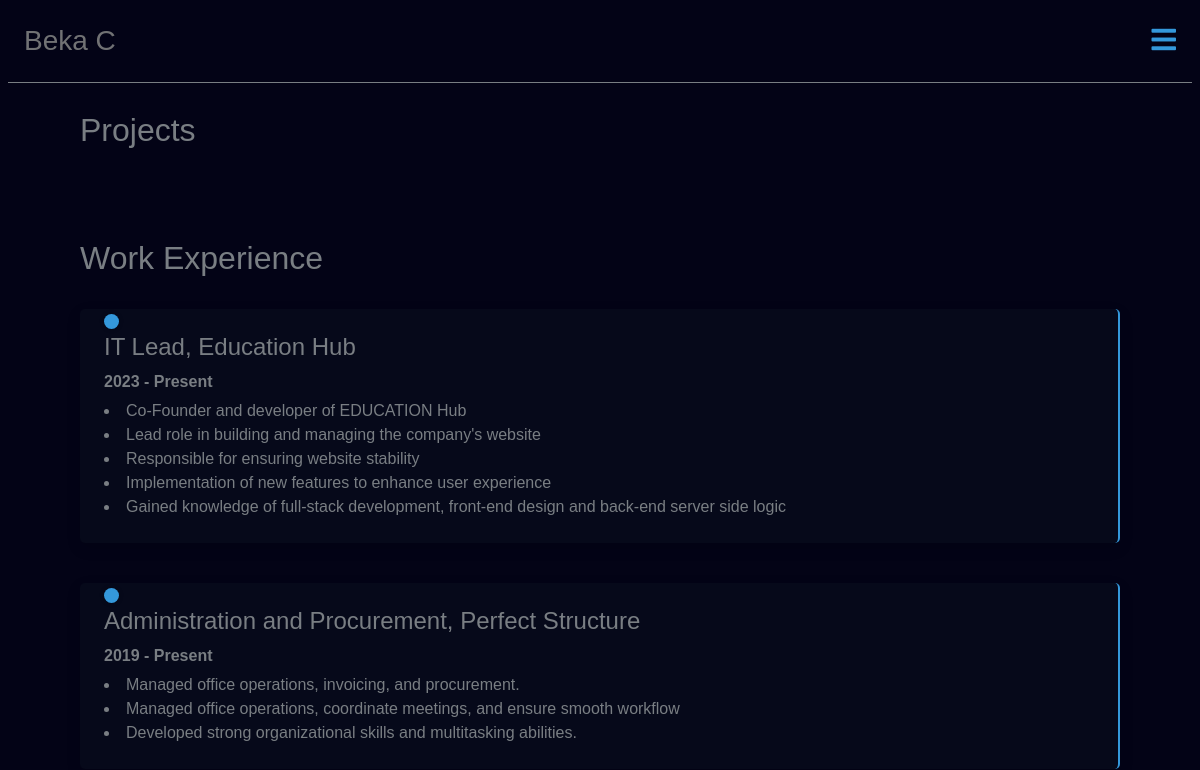
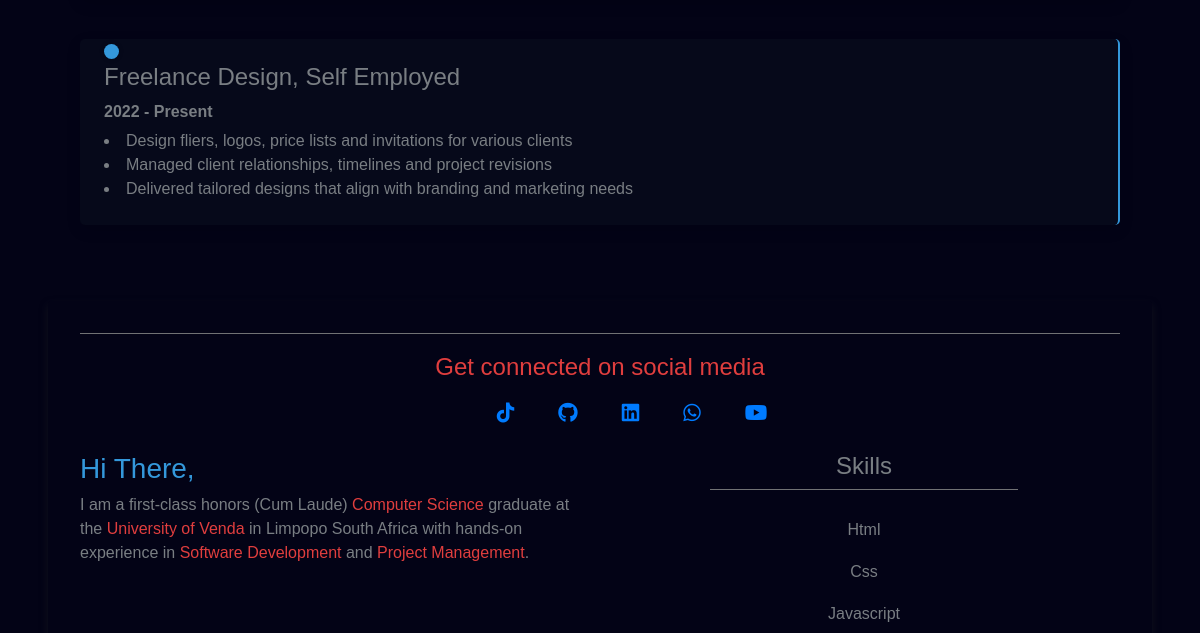
Page /experience (upper part) on the earlier database version (2 pictures, top to bottom).
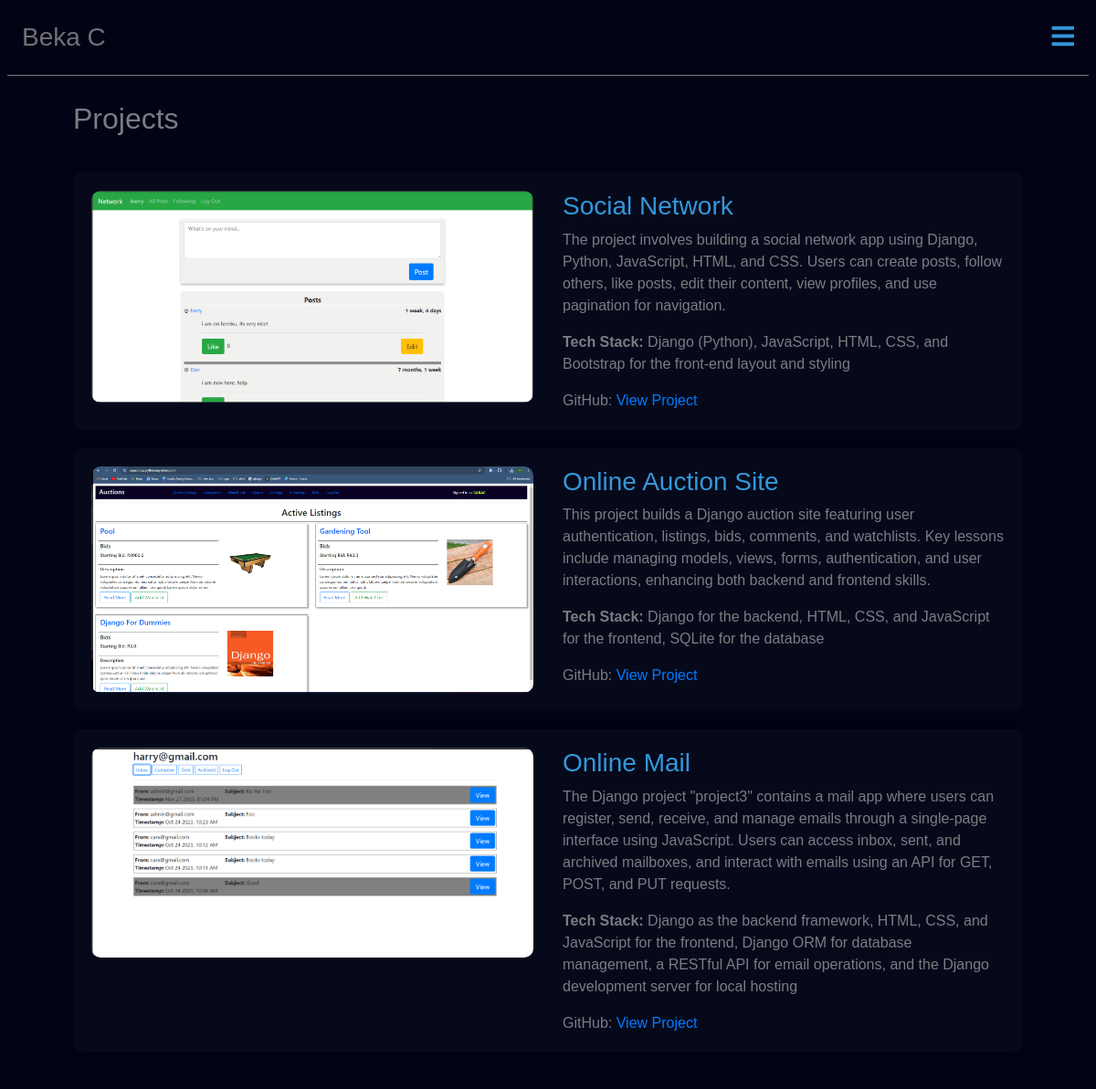
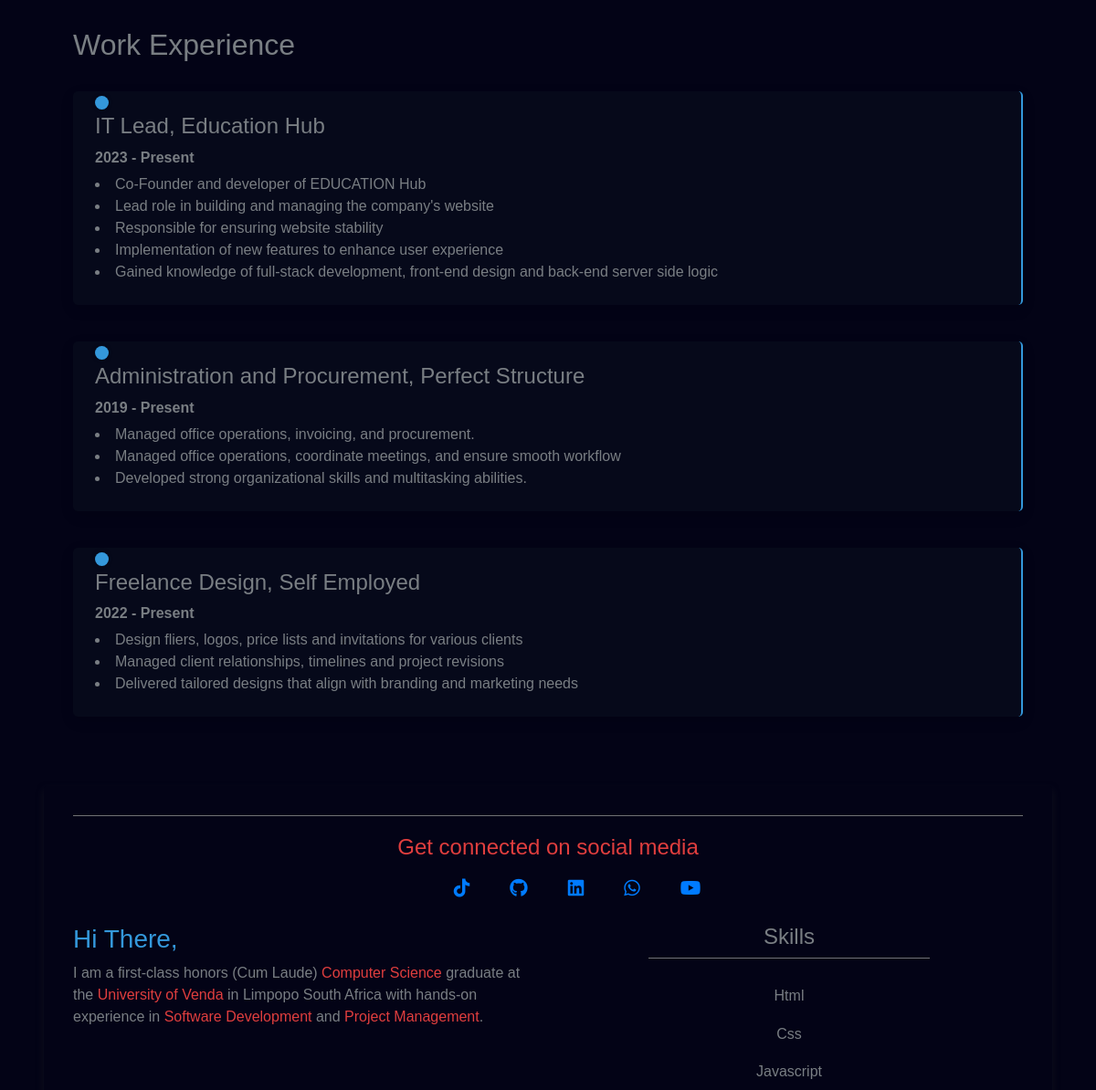
Same page on the later database version (2 pictures, top to bottom).
### resume/models.py (models this page shows, shortened)
class Project(models.Model):
    title = models.CharField(max_length=200)
    description = models.TextField()
    tech_stack = models.CharField(max_length=400)
    github_link = models.CharField(max_length=300)
    image = models.ImageField(upload_to='media/')

### resume/views.py (the view)
# urls.py: path('experience', views.experience, name="experience"),
def experience(request):
    projects = Project.objects.all()
    context = {'projects': projects}
    return render( request, 'portfolio/experience.html' , context)

### resume/templates/portfolio/experience.html (shortened to what this page needs)
{% extends 'portfolio/home.html' %}
{% load static %}
{% block body %}
<div class="experience-section">
    <div class="projects-section">
      <h2>Projects</h2>
        {% for project in projects %}
      <div class="project-card" id="project1" data-aos="fade-up">
        <span>
            <img src="{{project.image.url}}" alt="{{project.title}}">
        </span>
       <span>
        <h3>{{project.title}}</h3>
        <p>
            {{project.description}}
        </p>
        <p><strong>Tech Stack:</strong> {{project.tech_stack}}</p>
        <span>GitHub: <a href="{{project.github_link}}" target="_blank" class="project-links">View Project</a></span>
       </span>
       </div>
       {% endfor %}
    </div>
    <div class="experience-timeline2">
      <h2>Work Experience</h2>
      <div class="timeline-item2" data-aos="fade-up">
        <h4>IT Lead, Education Hub</h4>
        <span>2023 - Present</span>
        <li>Co-Founder and developer of EDUCATION Hub</li>
        <li>
            Lead role in building and managing the company's website
        </li>
        <li>
            Responsible for ensuring website stability
        </li>
        <li>
            Implementation of new features to enhance user experience
        </li>
        <li>
            Gained knowledge of full-stack development, front-end design and back-end server side logic
        </li>
      </div>
      <div class="timeline-item2" data-aos="fade-up">
        <h4>Administration and Procurement, Perfect Structure</h4>
        <span>2019 - Present</span>
        <li>Managed office operations, invoicing, and procurement. </li>
        <li>
            Managed office operations, coordinate meetings, and ensure smooth workflow
        </li>
        <li>
            Developed strong organizational skills and multitasking abilities.
        </li>
      </div>
      <div class="timeline-item2" data-aos="fade-up">
        <h4>Freelance Design, Self Employed</h4>
        <span>2022 - Present</span>
        <li>Design fliers, logos, price lists and invitations for various clients </li>
        <li>
            Managed client relationships, timelines and project revisions
        </li>
        <li>
           Delivered tailored designs that align with branding and marketing needs
        </li>
      </div>
    </div>
  </div>
{% endblock %}

### resume/templates/portfolio/home.html (shortened to what this page needs)
{% load static %}
<!DOCTYPE html>
<html lang="en">
<head>
    <link rel="stylesheet" href="{% static 'css/styles.css' %}">
    <link href="https://cdn.jsdelivr.net/npm/aos@2.3.4/dist/aos.css" rel="stylesheet">
    <link rel="stylesheet" href="https://stackpath.bootstrapcdn.com/bootstrap/4.4.1/css/bootstrap.min.css">
    <link rel="stylesheet" href="https://use.fontawesome.com/releases/v5.15.4/css/all.css"/>
</head>
<body class="main-body">
    <div class="nbr">
        <div class="nav-section-1">
            <h3>Beka C</h3>
        </div>
        <div class="nav-drop-icon" id="mobile-menu">
            <h3 id="nav-toggle">
                <i class="fas fa-bars"></i>
            </h3>
        </div>
    </div>
   <div class="main-container">
    {% block body %}
    {% endblock %}
   </div>
    <div class="footer" data-aos="fade-up">
       <span class="ft-bd">
       </span>
        <div class="footer-sec-1">
            <div class="footer-head-lf">
               <h4>
                Get connected on social media
               </h4>
            </div>
            <div class="footer-head-rt">
<a href="mailto:courage.b.cb@gmail.com" target="_blank">
    <i class="fab fa-envelope"></i>
  </a>
  <a href="https://www.tiktok.com/@mzansi_coders?_t=8qLqMZbZDhG&_r=1" target="_blank">
    <i class="fab fa-tiktok"></i>
  </a>
  <a href="https://github.com/CaraCara96" target="_blank">
    <i class="fab fa-github"></i>
  </a>
  <a href="https://www.linkedin.com/in/courage-beka-2308a1130/" target="_blank">
    <i class="fab fa-linkedin"></i>
  </a>
  <a href="https://wa.me/+27736327222" target="_blank">
    <i class="fab fa-whatsapp"></i>
  </a>
  <a href="https://youtube.com/@mzansicoders0001?si=apaYJISYerTudNQG" target="_blank">
    <i class="fab fa-youtube"></i>
  </a>
            </div>
        </div>
        <div class="footer-sec-2">
            <div class="ft-1">
                <h3>
                    Hi There,
                </h3>
                <p>
                    I am a first-class honors (Cum Laude) <span>Computer Science</span> graduate at the <span>University of Venda</span> in Limpopo South Africa with hands-on experience in <span>Software Development</span>
                    and <span>Project Management</span>.
                </p>
            </div>
            <div class="ft-2">
                <span class="ft-hd">
                    <h4>
                        Skills
                    </h4>
                </span>
                <span class="ft-links">
                    <div class="sk">
                        Html
                    </div>
                    <div class="sk">
                        Css
                    </div>
                    <div class="sk">
                        Javascript
                    </div>
                </span>
            </div>
        </div>
    </div>
</body>
</html>

### static/css/styles.css (style rules this page uses)
:root { --primary-color: #3498db; --secondary-color: #717274; --accent-color: #e03e3e; --background-color: #030316; --bg-color:#06091a;; --text-color: #797e83; --nav-color: #030316; --heading-font-size: 2rem; --body-font-size: 1rem; --padding: 16px; }
.main-container { padding-left: 15%; padding-right: 15%; color: var(--text-color); scroll-behavior: smooth; }
a { text-decoration: none; margin: 0; padding: 0; }
body { margin: 0; font-family: Arial, sans-serif; }
.main-body { background: var(--background-color); color: var(--text-color); position: relative; font-family: Arial, sans-serif; }
.nbr { display: grid; padding: 1rem 1.2rem; grid-template-columns: 1fr 4fr 1fr; gap: 1rem; background-color: var(--nav-color); margin: 1rem 3rem; position:sticky; top: 0; z-index: 100; align-items: center; }
.nav-section-1 h3 { color: var(--secondary-color); }
.nav-drop-icon { display: none; }
.footer { display: flex; flex-direction: column; margin: 2rem 7%; padding: 2rem; box-shadow: 0 4px 8px rgba(38, 39, 39, 0.4); border-radius: 2px; }
.ft-bd { border-top: 1px solid var(--secondary-color); padding-bottom: 1.2rem; }
.footer-sec-1 { display: flex; justify-content: space-evenly; }
.footer-sec-2 { display: grid; grid-template-columns: 1fr 1fr 1fr 1fr; gap: 1rem; padding-top: 1.5rem; }
.footer-head-lf { color: var(--accent-color); }
.ft-1 { color: var(--text-color); }
.ft-1 h3 { color: var(--primary-color); }
.ft-1 p span { color: var(--accent-color); }
.ft-hd, .ft-links { display: flex; justify-content: center; }
.ft-hd { border-bottom: 1px solid var(--secondary-color); margin: 0 20%; margin-bottom: 1.5rem; }
.footer-head-rt { display: flex; gap: 1.5rem; font-size: 20px; }
.footer-head-rt a i { text-decoration: none; margin: 0 10px; display: inline-block; transition: transform 0.7s ease, color 0.7s ease; }
.ft-links { display: flex; justify-content: center; align-items: center; flex-direction: column; gap: 0.5rem; }
.sk { padding: 0.3rem; }
.experience-section { display: flex; flex-direction: column; align-items: center; padding: 20px; }
.projects-section { width: 100%; margin-bottom: 50px; }
.projects-section h2 { padding-bottom: 2rem; }
.project-card { background-color: var(--bg-color); padding: 20px; margin-bottom: 20px; border-radius: 10px; box-shadow: 0 5px 15px rgba(0, 0, 0, 0.1); transition: transform 0.3s ease, box-shadow 0.3s ease; display: grid; grid-template-columns:2fr 2fr; gap: 2rem; }
.project-card span h3 { color: var(--primary-color); }
.project-card img { width: 100%; height: auto; border-radius: 10px; object-fit: cover; }
.experience-timeline2 { width: 100%; position: relative; }
.experience-timeline2 h2 { padding-bottom: 1.5rem; }
.timeline-item2 { position: relative; margin-bottom: 40px; transition: color 0.3s ease; background: var(--bg-color); padding: 1.5rem; border-right: 2px solid var(--primary-color); box-shadow: 0 5px 15px rgba(0, 0, 0, 0.1); transition: transform 0.3s ease, box-shadow 0.3s ease; border-radius: 5px; }
.timeline-item2::before { content: ''; position: absolute; left: 2; top: 5px; width: 15px; height: 15px; background-color: var(--primary-color); border-radius: 50%; box-shadow: 0 0 5px rgba(0, 0, 0, 0.2); }
.timeline-item2 span { font-weight: bold; display: block; margin-bottom: 5px; }
.project-links { text-decoration: none; transition: 600ms ease-in-out; }
@media (max-width:1200px) { .nbr { grid-template-columns: 1fr 1fr; padding: 1rem; margin: 0.5rem; border-bottom: 1px solid var(--text-color); } }
@media (max-width:1200px) { .nav-drop-icon { display: block; display: flex; justify-content: flex-end; color: var(--primary-color); transition: 600ms ease-in-out; } }
@media (max-width:1200px) { .footer-sec-1 { display: flex; flex-direction: column; justify-content: center; align-items: center; gap: 0.5rem; } }
@media (max-width:1200px) { .footer-sec-2 { grid-template-columns: 1fr 1fr; gap: 1rem; row-gap: 1rem; } }
@media (max-width:1200px) { .footer { margin: 1rem 4%; } }
@media (max-width:1200px) { .main-container { padding-left: 5%; padding-right: 5%; color: var(--text-color); } }

Differences in the rows shown:
added Project: image (picture), title "Social Network", description "The project involves building a social network app using Django, Python, JavaScript, HTML, and CSS. Users can create posts, follow others, like posts, edit their content, view profiles, and use pagination for navigation.", tech_stack "Django (Python), JavaScript, HTML, CSS, and Bootstrap for the front-end layout and styling"
added Project: image (picture), title "Online Auction Site", description "This project builds a Django auction site featuring user authentication, listings, bids, comments, and watchlists. Key lessons include managing models, views, forms, authentication, and user interactions, enhancing both backend and frontend skills.", tech_stack "Django for the backend, HTML, CSS, and JavaScript for the frontend, SQLite for the database"
added Project: image (picture), title "Online Mail", description "The Django project \"project3\" contains a mail app where users can register, send, receive, and manage emails through a single-page interface using JavaScript. Users can access inbox, sent, and archived mailboxes, and interact with emails using an API for GET, POST, and PUT requests.", tech_stack "Django as the backend framework, HTML, CSS, and JavaScript for the frontend, Django ORM for database management, a RESTful API for email operations, and the Django development server for local hosting"
